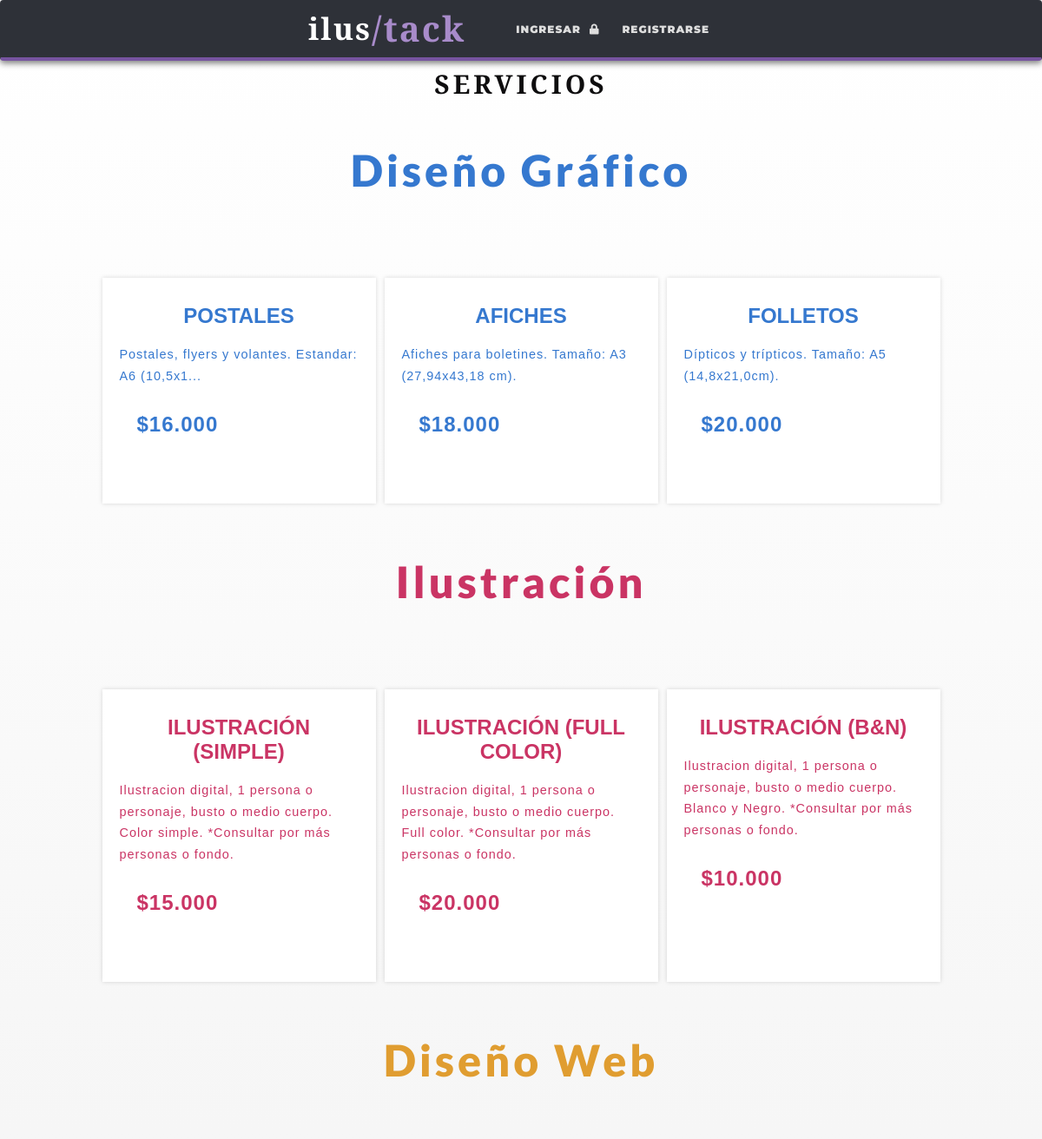
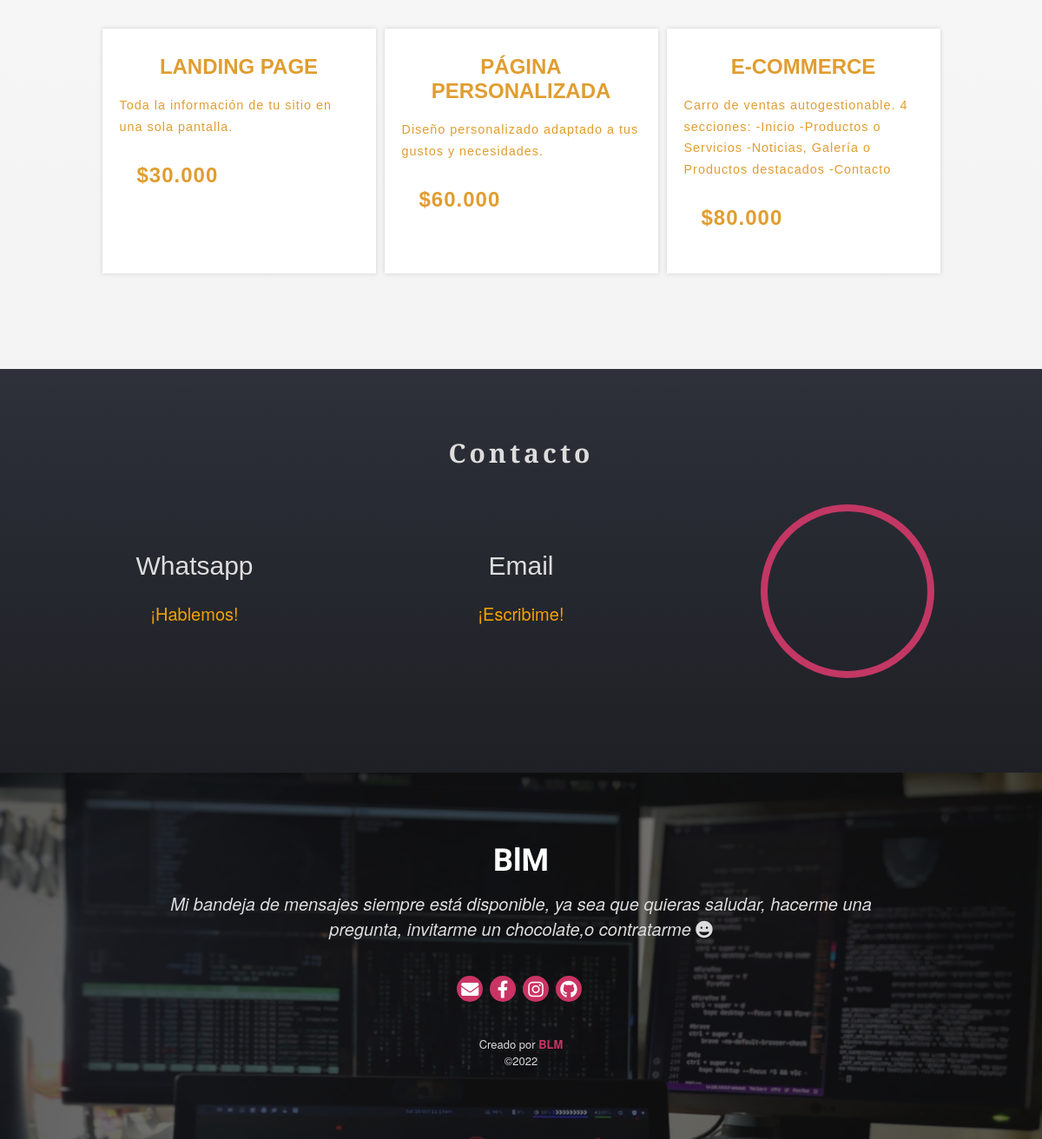
Page /servicios.php on the committed database (2 pictures, top to bottom).
### tables this page shows
CREATE TABLE `productos` (
  `id_producto` int(11) NOT NULL,
  `nombre_producto` varchar(100) NOT NULL,
  `tipo_producto` tinyint(1) NOT NULL,
  `descripcion_producto` varchar(255) NOT NULL,
  `precio_producto` varchar(50) NOT NULL
);

### servicios.php (the view, shortened to what this page needs)
<?php include ("conexion.php");?>
<!DOCTYPE html>
<html lang="es">
<head>
    <link href="https://cdn.jsdelivr.net/npm/bootstrap@5.0.2/dist/css/bootstrap.min.css" rel="stylesheet"
>
    <link rel="stylesheet" type="text/css" href="https://maxcdn.bootstrapcdn.com/bootstrap/3.3.1/css/bootstrap.min.css">
    <link rel="stylesheet" href="https://cdnjs.cloudflare.com/ajax/libs/font-awesome/5.15.1/css/all.min.css"
 />
        <link href="assets/vendor/glightbox/css/glightbox.min.css" rel="stylesheet">
        <link href="assets/vendor/aos/aos.css" rel="stylesheet">
    <link rel="stylesheet" href="./css/main.css">
    <link rel="stylesheet" href="./css/servicios.css">
</head>
<body>
    <?php include('header.php')?>
    <section id="servicios" class="section-white">
        <div class="container">
            <h2>SERVICIOS</h2>
            <div class="row  justify-content-center justify-items-start">
            <?php
    $query = "SELECT * FROM productos where tipo_producto = 1";
    $resultado = mysqli_query($conexion, $query);
            echo "<h3 class='prod-cat dis'>Diseño Gráfico</h3>";
        while($fila = mysqli_fetch_assoc($resultado)){
            echo "<figure class='snip1418 dis col-lg-4 col-md-6 col-sm-6 portfolio-item'>
            <div class='add-to-cart'><i class='ion-android-add'></i><span>Comprar ahora</span></div>
            <figcaption>
              <h3>".$fila["nombre_producto"]."</h3>
              <p>".$fila["descripcion_producto"]."</p>
            <div class='price'>".$fila["precio_producto"]."</div>
            </figcaption><a href='·'></a>
            </br>
          </figure>";
            }
        $query = "SELECT * FROM productos where tipo_producto = 3";
        $resultado = mysqli_query($conexion, $query);
            echo "<h3 class='prod-cat ill'>Ilustración</h3>";
        while($fila = mysqli_fetch_assoc($resultado)){
            echo "<figure class='snip1418 ill col-lg-4 col-md-6 col-sm-6 portfolio-item'>
            <div class='add-to-cart add-to-cart_ill'><i class='ion-android-add'></i><span>Comprar ahora</span></div>
            <figcaption>
              <h3>".$fila["nombre_producto"]."</h3>
              <p>".$fila["descripcion_producto"]."</p>
            <div class='price'>".$fila["precio_producto"]."</div>
            </figcaption><a href='·'></a>
            </br>
          </figure>";
            }
            $query = "SELECT * FROM productos where tipo_producto = 2";
            $resultado = mysqli_query($conexion, $query);
                echo "<h3 class='prod-cat web'>Diseño Web</h3>";
            while($fila = mysqli_fetch_assoc($resultado)){
                echo "<figure class='snip1418 web col-lg-4 col-md-6 col-sm-6 portfolio-item'>
                <div class='add-to-cart add-to-cart_web'><i class='ion-android-add'></i><span>Comprar ahora</span></div>
                <figcaption>
                  <h3>".$fila["nombre_producto"]."</h3>
                  <p>".$fila["descripcion_producto"]."</p>
                <div class='price'>".$fila["precio_producto"]."</div>
                </figcaption><a href='·'></a>
              </figure>";
                }
          ?>
            </div>
        </div>
    </section>
    <section id="contact" class="section-black">
        <div class="container">
            <h2>Contacto</h2>
            <div class="row contact-info">
                <div class="col-md-4">
                    <div class="contact-phone">
                        <h3>Whatsapp</h3>
                        <p><a href="ttps://wa.me/543413144624">¡Hablemos!</a></p>
                    </div>
                </div>
                <div class="col-md-4">
                    <div class="contact-email">
                        <h3>Email</h3>
                        <p><a href="mailto:elfylock@proton.me">¡Escribime!</a></p>
                    </div>
                </div>
                <div class="col-md-4">
                    <div class="contact-map">
                        <iframe class="map"
                            src="https://www.google.com/maps/embed?pb=!1m18!1m12!1m3!1d107134.74394039533!2d-60.76667918868166!3d-32.95204571119454!2m3!1f0!2f0!3f0!3m2!1i1024!2i768!4f13.1!3m3!1m2!1s0x95b6539335d7d75b%3A0xec4086e90258a557!2sRosario%2C%20Santa%20Fe!5e0!3m2!1ses-419!2sar!4v1671300589493!5m2!1ses-419!2sar"
                            width="200" height="200"></iframe>
                    </div>
                </div>
            </div>
        </div>
    </section>
    <footer id="footer">
        <div class="container">
            <h3>BlM</h3>
            <p>Mi bandeja de mensajes siempre está disponible, ya sea que quieras saludar,
                hacerme una pregunta, invitarme un chocolate,o contratarme <i class="fa fa-grin"></i></p>
            <div class="redes-links">
                <a href="mailto:elfylock@proton.me"><i class="fas fa-envelope"></i></a>
                <a href="https://www.facebook.com/blopezmedina" target="_blank" rel="noopener noreferrer">
                    <i class="fab fa-facebook-f"></i></a>
                <a href="https://www.instagram.com/belenlmedina/" target="_blank" rel="noopener noreferrer">
                    <i class="fab fa-instagram"></i></a>
                <a href="https://github.com/bellmed22" target="_blank" rel="noopener noreferrer">
                    <i class="fab fa-github"></i></a>
            </div>
            <div class="credits">
                Creado por <span style="font-weight:900;"><a href="mailto:elfylock@proton.me">BLM</a></span>
                <br> ©2022
            </div>
        </div>
    </footer>
</body>
</html>

### header.php (shortened to what this page needs)
    <nav class="navbar navbar-expand-lg navbar-dark fixed-top" id="mainNav">
  <div class="container">
    <a class="navbar-brand scrollto" href="#top">ilus<span>/tack</span></a>
    <div class="collapse navbar-collapse" id="navbarResponsive">
      <ul class="navbar-nav text-uppercase ml-auto">
        <li class="nav-item">
          <a class="nav-link btn btn-lg btn-login text-uppercase js-scroll-trigger" class="conn" href="login.php">Ingresar<i class="fa fa-lock"></i></a>
        </li>
        <li class="nav-item">
          <a class="nav-link btn btn-lg btn-login text-uppercas" href="#">Registrarse</a>
        </li>
      </ul>
    </div>
  </div>
</nav>

### css/main.css (style rules this page uses)
html { scroll-behavior: smooth; font-size: calc(15px + vw); }
body { font-size: 2em; color: #fff; }
* { box-sizing: border-box; }
h2 { padding-bottom: 3%; font: 58rem; font-family: 'Arvo', serif; font-weight: 900; letter-spacing: .4rem; text-align: center; }
h3 { padding-bottom: 3%; font: 3rem sans-serif; text-align: center; }
.btn { height: 4rem; width: 100%; border-radius: 30px; background-color: #7754a0; color: #ddd; text-transform: uppercase; }
.section-black, .section-white, .section-gradient { width: auto; color: #ddd; line-height: 1.7; padding: 5% 3%; }
.section-black p, .section-white p, .section-gradient p { margin-bottom: 3%; }
.section-black { background: linear-gradient(#2e303a, #1e2025); }
.section-white { background: linear-gradient(#ffffff, #f3f3f3); color: #0e0d0e; }
.container { width: auto; }
.row { width: auto; }
#footer { background: url("../assets/IMG_20201010_111818.jpg") top center no-repeat; background-size: cover; color: #ddd; font-size: 14px; text-align: center; padding: 80px 0; position: relative; }
#footer:before { content: ""; position: absolute; left: 0; right: 0; top: 0; bottom: 0; background: #16161899; }
#footer .container { position: relative; }
#footer h3 { font-size: 36px; font-weight: 700; color: #fff; position: relative; font-family: "Satisfy", serif; padding: 0; margin: 0 0 15px 0; }
#footer p { font-size: 2rem; font-style: italic; padding: 0 10%; margin: 0 0 40px 0; }
#footer a { color: #ca3464; }
#footer .redes-links { margin: 0 0 40px 0; }
#footer .redes-links a { font-size: 2rem; display: inline-block; background: #ca3464; color: #fff; line-height: 3rem; margin-right: 4px; border-radius: 50%; text-align: center; width: 3rem; height: 3rem; transition: 0.3s; }
#footer .credits { font-size: 13px; }
.navbar { display: flex; padding: 2.3rem; z-index: 1900; background-color: transparent; color: #ddd; font-weight: 600; text-transform: uppercase; align-items: center; }
.navbar ul { margin: 0; padding: 0; display: flex; list-style: none; align-items: center; }
.navbar li { position: relative; }
.navbar a, .navbar a:focus { display: flex; align-items: center; justify-content: space-between; padding: 5px 15px 7px 15px; margin-left: 5px; font-size: 14px; color: #ddd; white-space: nowrap; transition: 0.3s; border-radius: 50px; text-decoration: none; }
p { font-size: 100%; }
.contact-info { margin-bottom: 20px; text-align: center; }
.contact-info a { color: #f3a200; }
.contact-map, .contact-phone, .contact-email { margin-bottom: 20px; }
.map { border-color: #c33764; border-width: .8rem; border-radius: 50%; border-style: solid; }

### rows in the picture
productos: nombre_producto "POSTALES", descripcion_producto "Postales, flyers y volantes. Estandar: A6 (10,5x1...", precio_producto "$16.000"
productos: nombre_producto "AFICHES", descripcion_producto "Afiches para boletines. Tamaño: A3 (27,94x43,18 cm).", precio_producto "$18.000"
productos: nombre_producto "FOLLETOS", descripcion_producto "Dípticos y trípticos. Tamaño: A5 (14,8x21,0cm).", precio_producto "$20.000"
productos: nombre_producto "ILUSTRACIÓN (SIMPLE)", descripcion_producto "Ilustracion digital, 1 persona o personaje, busto o medio cuerpo. Color simple. *Consultar por más personas o fondo.", precio_producto "$15.000"
productos: nombre_producto "ILUSTRACIÓN (FULL COLOR)", descripcion_producto "Ilustracion digital, 1 persona o personaje, busto o medio cuerpo. Full color. *Consultar por más personas o fondo.", precio_producto "$20.000"
productos: nombre_producto "ILUSTRACIÓN (B&N)", descripcion_producto "Ilustracion digital, 1 persona o personaje, busto o medio cuerpo. Blanco y Negro. *Consultar por más personas o fondo.", precio_producto "$10.000"
productos: nombre_producto "LANDING PAGE", descripcion_producto "Toda la información de tu sitio en una sola pantalla.", precio_producto "$30.000"
productos: nombre_producto "PÁGINA PERSONALIZADA", descripcion_producto "Diseño personalizado adaptado a tus gustos y necesidades.", precio_producto "$60.000"
productos: nombre_producto "E-COMMERCE", descripcion_producto "Carro de ventas autogestionable. 4 secciones: -Inicio -Productos o Servicios -Noticias, Galería o Productos destacados -Contacto", precio_producto "$80.000"
